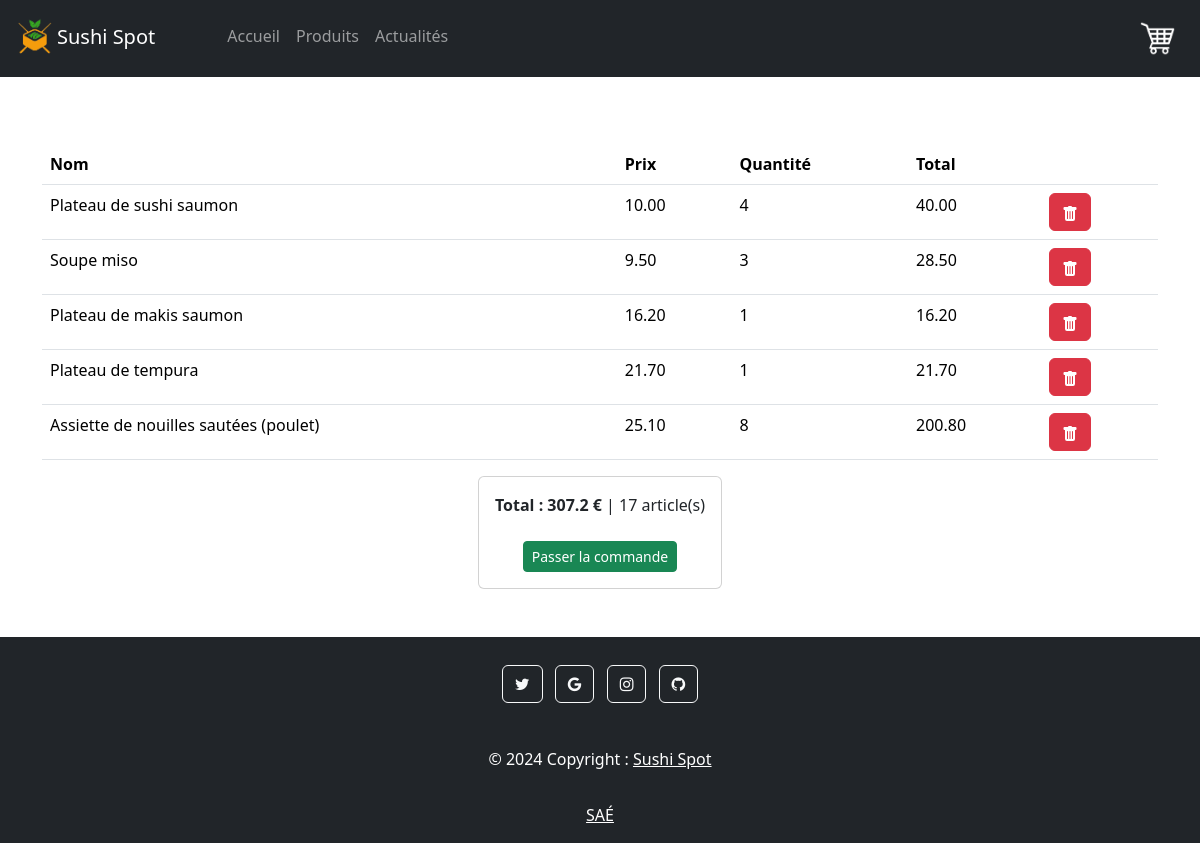
/panier/, run on the app's committed database.
### tables this page shows
CREATE TABLE `produit` (
  `id` int(11) NOT NULL,
  `identifiant` varchar(255) NOT NULL,
  `nom` varchar(255) NOT NULL,
  `description` longtext NOT NULL,
  `categorie` varchar(255) NOT NULL,
  `prix` float NOT NULL,
  `id_tva` int(11) NOT NULL,
  `stock` int(11) NOT NULL,
  `image` varchar(255) NOT NULL,
  `poids` int(11) NOT NULL,
  `date_visibilite` datetime NOT NULL,
  `statut` int(11) NOT NULL
);

CREATE TABLE `panier_produit` (
  `id` int(11) NOT NULL,
  `id_panier` int(11) NOT NULL,
  `id_produit` int(11) NOT NULL,
  `quantite` int(11) NOT NULL
);

### controller/panier/c-panier.php (called while the page is built, shortened)
<?php
function panier(){
    global $bdd;
    $monPanier = verifierPanier($_SESSION['idClient']);
    $totalPanier = 0;
    $totalProduit = 0;
    $idPanier = $monPanier['id'];
    if ($monPanier){
        $request = $bdd->query("SELECT produit.*, panier_produit.*, tva.taux FROM produit, panier_produit, tva
         WHERE id_produit = produit.id AND tva.id = produit.id_tva AND id_panier = $idPanier");
        $lstProduitPanier = $request->fetchAll(PDO::FETCH_ASSOC);
    }
    require_once('vue/inc/inc.head.php');
    require_once('vue/inc/inc.header.php');
    require_once('vue/panier/v-panier.php');
    require_once('vue/inc/inc.footer.php');
}
function verifierPanier($idClient){
    global $bdd;
    $request = $bdd->query("SELECT * FROM panier WHERE id_client = $idClient");
    $unPanier = $request->fetch(PDO::FETCH_ASSOC);
    if ($unPanier) return $unPanier;
    else return false;
}

### vue/panier/v-panier.php (the view, shortened to what this page needs)
<br>
<br>
<br>
<br>
<br>
<br>
<div class="container">
    <div class="row">
        <?php
        if (empty($lstProduitPanier)) {
        ?>
        <div class="alert alert-info" role="alert">
            Votre panier est vide. <a href="/produit/" class="alert-link">Parcourir les produits</a>.
        </div>
        <?php } else {?>
        <div class="container container-list">
            <table class="table">
                <thead>
                    <tr>
                        <th scope="col">Nom</th>
                        <th scope="col">Prix</th>
                        <th scope="col">Quantité</th>
                        <th scope="col">Total</th>
                        <th scope="col"></th>
                    </tr>
                </thead>
            <tbody>
                <?php foreach($lstProduitPanier as $unProduit):
                    $prixTTC = number_format($unProduit['prix']*(1+$unProduit['id_tva']),2);
                    $totalPanier += $unProduit['quantite'] * $prixTTC;
                    $totalProduit += $unProduit['quantite'];
                    ?>
                    <tr>
                        <td><?=$unProduit['nom']?></td>
                        <td><?=$prixTTC?></td>
                        <td><?=$unProduit['quantite']?></td>
                        <td><?=number_format($prixTTC*$unProduit['quantite'],2)?></td>
                        <td>
                            <form method="POST">
                                <button name="supprimer" id="supprimer" value="supprimer"
                                        class="btn btn-danger">
                                </button>
                            </form>
                        </td>
                    </tr>
                <?php endforeach; ?>
            </tbody>
            </table>
            <div class="d-flex justify-content-center row">
                <div class="d-flex justify-content-center col-md-4 col-12 align-self-end">
                    <div class="card">
                        <div class="card-body">
                            <strong>Total : <?=$totalPanier?> €</strong> | <?=$totalProduit?> article(s)
                            <br>
                            <br>
                            <div class="d-flex justify-content-center col-12">
                                <a class="btn btn-sm btn-success" href="commander">Passer la commande</a>
                            </div>
                        </div>
                    </div>
                </div>
            </div>
        </div>
    </div>
    <?php } ?>
</div>

### include/style/style.css (style rules this page uses)
body { margin: 0; display: flex; min-height: 100vh; flex-direction: column; }

### data on the page
produit: nom "Plateau de sushi saumon", prixTTC "10.00", panier_produit.quantite "4", $prixTTC*$unProduit['quantite'] "40.00"
produit: nom "Soupe miso", prixTTC "9.50", panier_produit.quantite "3", $prixTTC*$unProduit['quantite'] "28.50"
produit: nom "Plateau de makis saumon", prixTTC "16.20", panier_produit.quantite "1", $prixTTC*$unProduit['quantite'] "16.20"
produit: nom "Plateau de tempura", prixTTC "21.70", panier_produit.quantite "1", $prixTTC*$unProduit['quantite'] "21.70"
produit: nom "Assiette de nouilles sautées (poulet)", prixTTC "25.10", panier_produit.quantite "8", $prixTTC*$unProduit['quantite'] "200.80"

### other printed values
$totalPanier "307.2"
$totalProduit "17"
